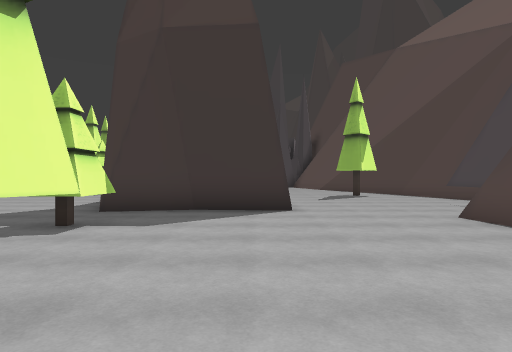
view 1 (above)

24 first-person views from a walk through a scene from a Unity 3-D project. The camera is 1.4 m above the floor, looks level and sees 75° across. The floor is counted in squares, 2 m on a side. Each view is taken from the middle of a square. On the plan, view 1 faces up. The plan holds only what a view shows up to about 10 squares ahead; the rest is blank. The place goes on beyond the plan.

view 2
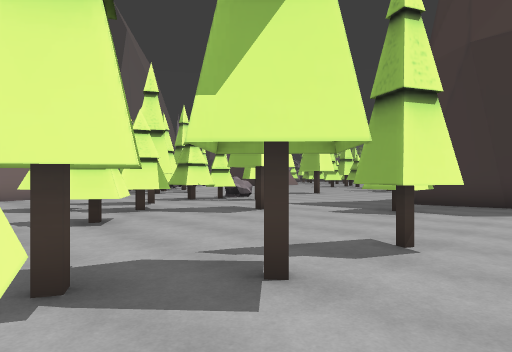

view 3
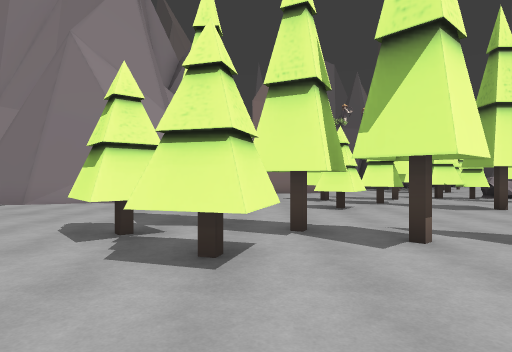

view 4
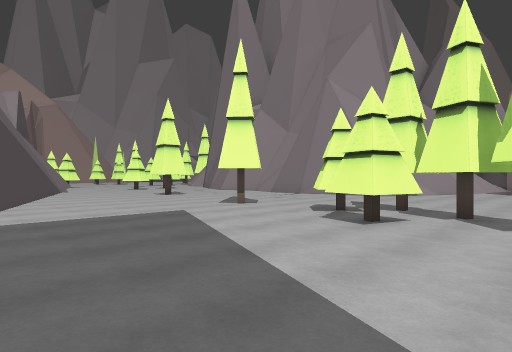

view 5
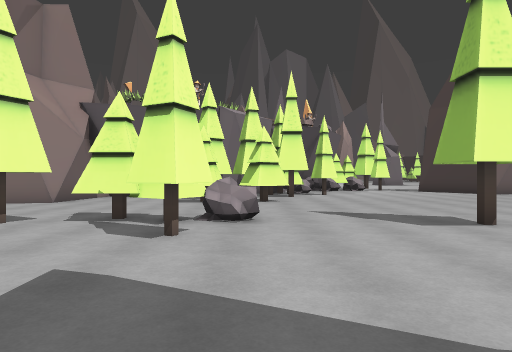

view 6
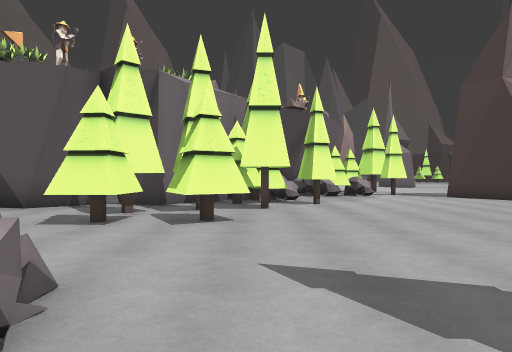

view 7
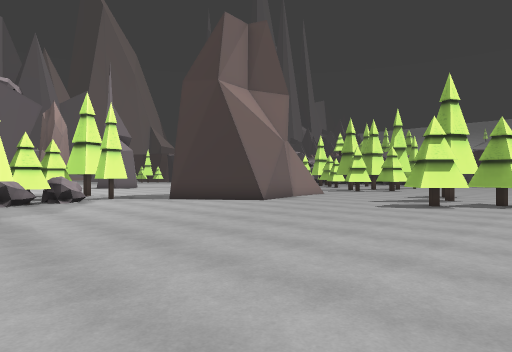

view 8
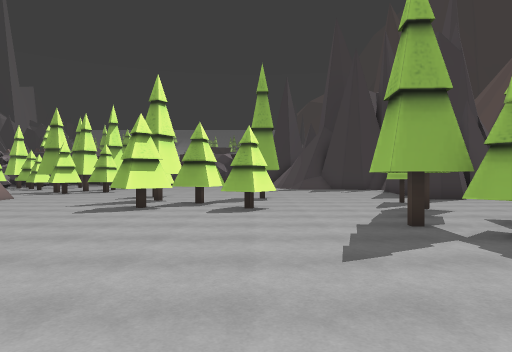

view 9
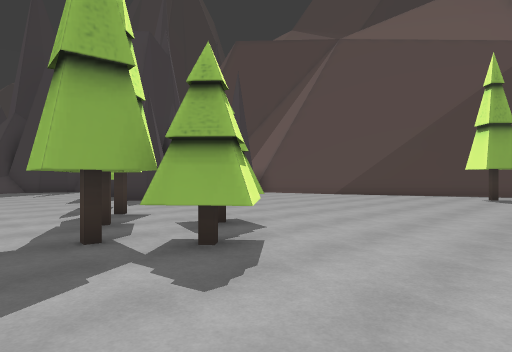

view 10
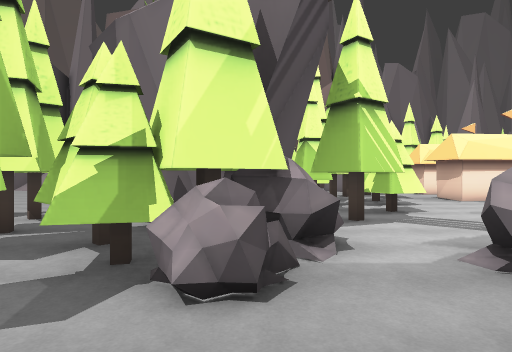

view 11
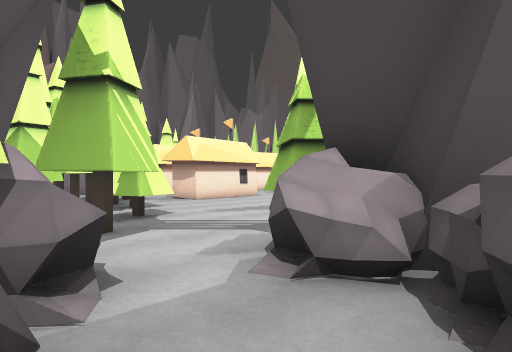

view 12
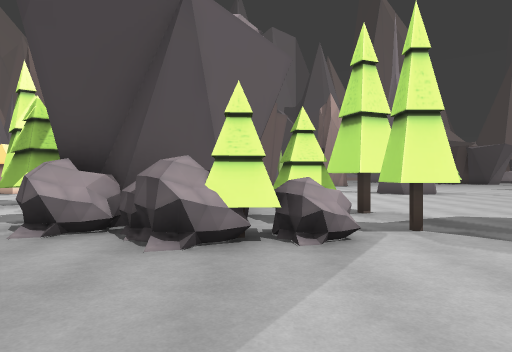

view 13
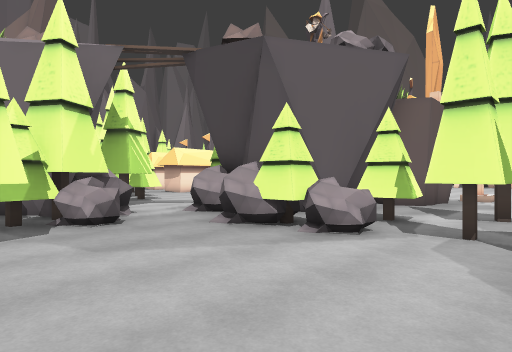

view 14
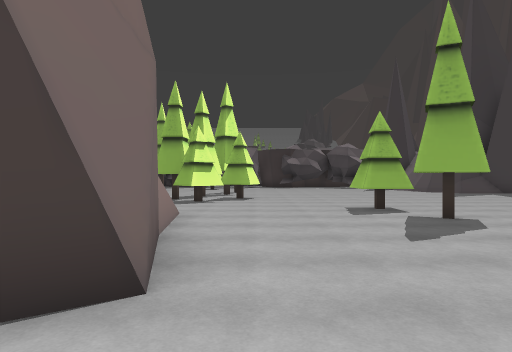

view 15
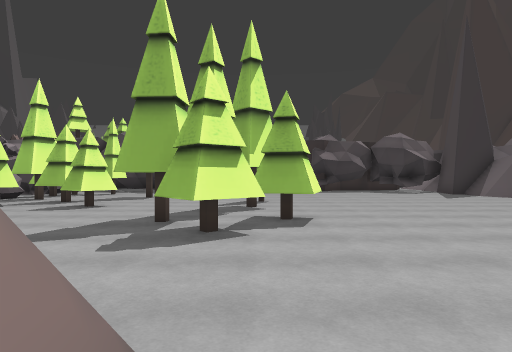

view 16
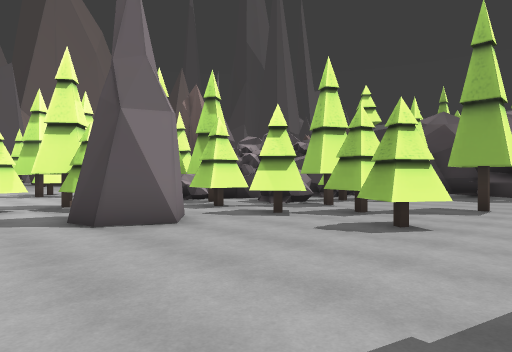

view 17
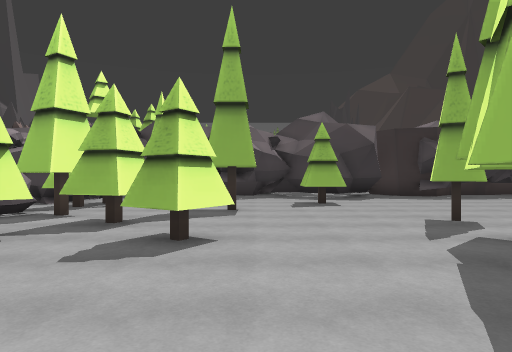

view 18
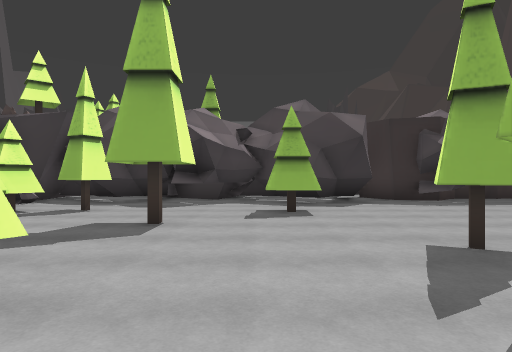

view 19
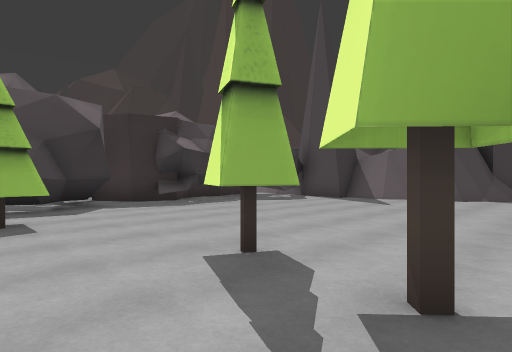

view 20
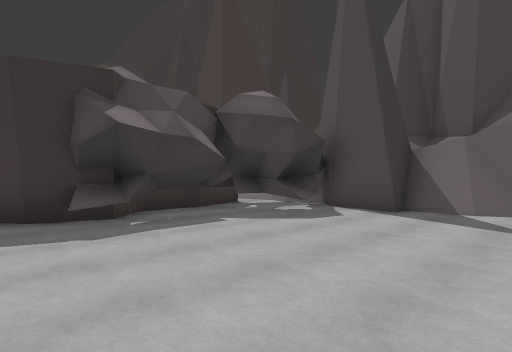

view 21
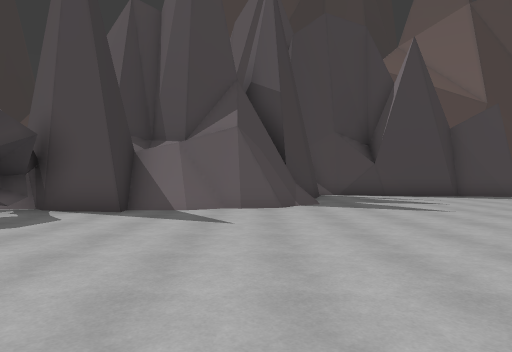

view 22
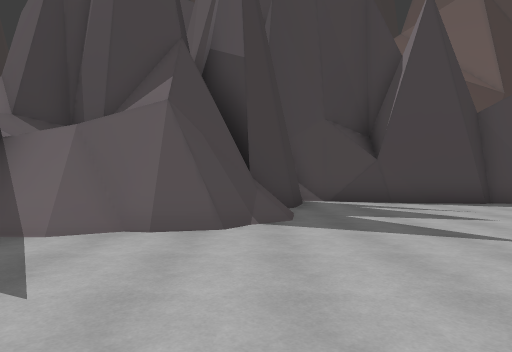

view 23
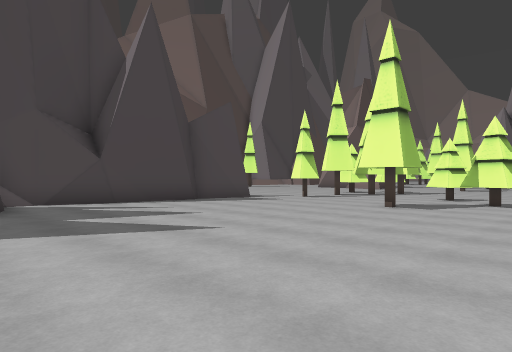

view 24
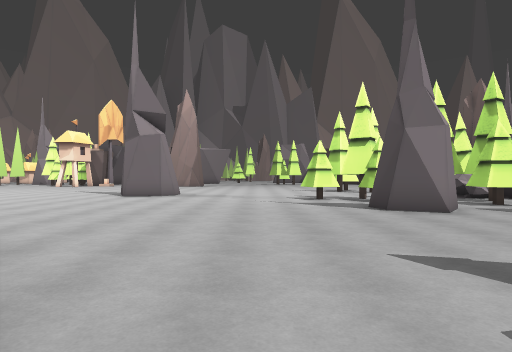

### Floor plan
Key: @ floor where view 1 was taken; # wall or solid block; x gap in a wall; . floor; / step, stairs or slope; v drop or lower ground; T tree; H house; R rock; O other object.
Columns run from 26 left of view 1 to 6 right of it. Each row starts with its distance up from view 1.
 34  TTvv##### ####### v  #
 33   O###O#.###.###O###  #
 32   O   O..x.......O## /#
 31 OOOTTT...T........##//#
 30  #TT.....T........///##
 29   TT..T.........../v##
 28  OOT#............./###
 27 TTO TT....T........//##
 26 #.TTT.T...T...........###
 25 T.....T..#..............#
 24 TT #.....TT............##
 23 TT##.....TTT...........#
 22 T........TT............#
 21 .......................#
 20 ..............T........#
 19 .........#....T.. .....#/
 18 ........ #....#TT....T...
 17 .......   .....TTT......
 16 ......    #...TT.T...T.....
 15 ......   ##.........T.......
 14 .......  #.........TTT.......
 13 ....................T.........
 12    .TT.T............T.........T
 11 O.....TO.....................
 10 .R##...T..............     ......
  9      ##TO..T......T...     ......
  8       #O.OT............    ....#
  7       TOOTTTT.T........####....#
  6      .T O##TTTT...O............
  5    T...TT ##TTT..TTT...T......#
  4   .#..TTT  #TTT..TT...........
  3   ....TTT  #.........T........
  2   ....OTT  #......T..........
  1    ...OTT  # ......TT....T..
  0  HHH.OOT     ##...TTTT..T.@....
 -1      OTT        ........T.....
 -2                   .....##T....
 -3                    #/..TTT....#
 -4                    ##/..T.....#
 -5                     ##.......##
 -6                      #..T....#
 -7                      #......##
 -8                         ....#
 -9                          ...#

Where each view was taken, in squares from view 1:
view 1: 0 up, 0 right, facing up
view 2: 2 down, 0 right, facing up-left
view 3: 2 down, 2 right, facing left
view 4: 0 up, 4 right, facing down-left
view 5: 6 up, 3 left, facing left
view 6: 7 up, 7 left, facing left
view 7: 8 up, 9 left, facing up-left
view 8: 9 up, 9 left, facing up
view 9: 10 up, 8 left, facing up-right
view 10: 10 up, 17 left, facing down
view 11: 9 up, 17 left, facing down-left
view 12: 10 up, 15 left, facing left
view 13: 13 up, 15 left, facing down-left
view 14: 13 up, 15 left, facing up
view 15: 18 up, 16 left, facing up
view 16: 21 up, 18 left, facing up-left
view 17: 22 up, 19 left, facing up
view 18: 24 up, 18 left, facing up
view 19: 25 up, 18 left, facing up-right
view 20: 28 up, 15 left, facing up-right
view 21: 28 up, 15 left, facing right
view 22: 27 up, 12 left, facing right
view 23: 27 up, 12 left, facing down-right
view 24: 20 up, 16 left, facing left
